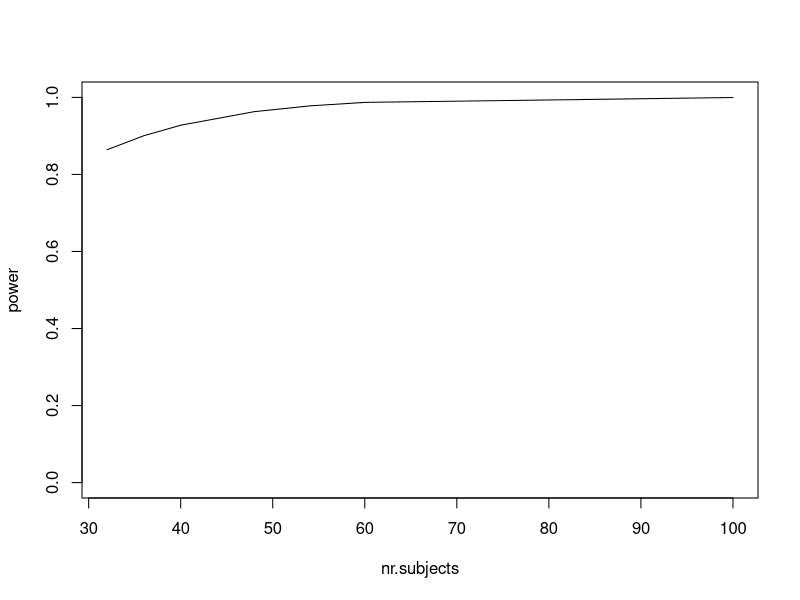
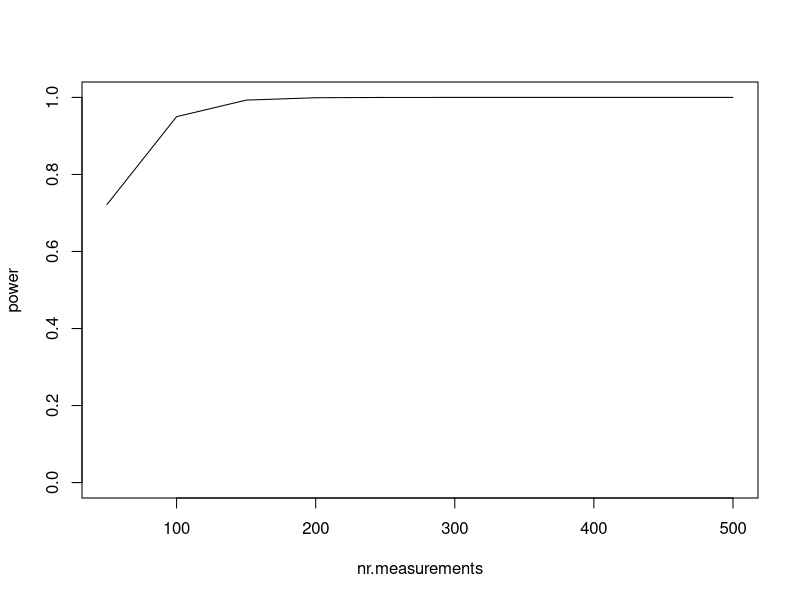

Generate these figures, in order, with R:
 # code from Moerbeek

nr.cohorts <- 4 ### number of cohorts
var.e <- 5 ### variance random error
D <- matrix(0, 2, 2) ### covariance matrix
D[1, 1] <- 1 ### variance random intercept
D[2, 2] <- 1 ### variance random slope
D[1, 2] <- -0.1 ### covariance random intercept and slope
D[2, 1] <- -0.1
delta <- 1.0 ### standardized effect size

age1 <- c(9, 10, 11) ### age stages of measurement cohort 1
age2 <- c(10, 11, 12) ### age stages of measurement cohort 2
age3 <- c(11, 12, 13) ### age stages of measurement cohort 3
age4 <- c(12, 13, 14) ### age stages of measurement cohort 4

X1 <- cbind(rep(1,length(age1)),age1) ### design matrix fixed part cohort 1
Z1 <- X1 ### design matrix random part cohort 1
X2 <- cbind(rep(1,length(age2)),age2) ### design matrix fixed part cohort 2
Z2 <- X2 ### design matrix random part cohort 2
X3 <- cbind(rep(1,length(age3)),age3) ### design matrix fixed part cohort 3
Z3 <- X3 ### design matrix random part cohort 3
X4 <- cbind(rep(1,length(age4)),age4) ### design matrix fixed part cohort 4
Z4 <- X4 ### design matrix random part cohort 4

I1 <- diag(length(age1))
V1 <- Z1 %*% D %*% t(Z1) + var.e * I1 ### covariance matrix of responses cohort 1
I2 <- diag(length(age2))
V2 <- Z2 %*% D %*% t(Z2) + var.e * I2 ### covariance matrix of responses cohort 2
I3 <- diag(length(age3)) 
V3 <- Z3 %*% D %*% t(Z3) + var.e * I3 ### covariance matrix of responses cohort 3
I4 <- diag(length(age4)) 
V4 <- Z4 %*% D %*% t(Z4) + var.e * I4 ### covariance matrix of responses cohort 4

### calculate and plot power as a function of the total number of subjects
plot.new()
nr.subjects <- c(32, 36, 40, 48, 54, 60, 100)
power <- rep(0, length(nr.subjects))
for(ii in 1:length(nr.subjects)) {
  XVX <- ((t(X1) %*% solve(V1) %*% X1 + t(X2) %*%solve(V2) %*% X2
    + t(X3) %*% solve(V3) %*% X3 + t(X4) %*% solve(V4) %*% X4) * nr.subjects[ii])/nr.cohorts
  var.beta <- solve(XVX)
  power[ii] <- pnorm((delta * sqrt(D[2, 2]))/sqrt(var.beta[2, 2])- qnorm(0.975))
}
plot(nr.subjects, power, type = "l", ylim=c(0,1))
temp <- cbind(nr.subjects,power)
print(temp)

### calculate and plot power as a function of the total number of measurements
nr.measurements <- c(50, 100, 150, 200, 250, 300, 350, 400, 450, 500)
nr.subjects <- nr.measurements/(length(c(age1, age2, age3))/nr.cohorts)
power <- rep(0, length(nr.measurements))
for(ii in 1:length(nr.measurements)) {
  XVX <- ((t(X1) %*% solve(V1) %*% X1 + t(X2) %*%solve(V2) %*% X2
  + t(X3) %*% solve(V3) %*% X3 + t(X4) %*% solve(V4) %*% X4) * nr.subjects[ii])/nr.cohorts
  var.beta <- solve(XVX)
  power[ii] <- pnorm((delta  * sqrt(D[2, 2]))/sqrt(var.beta[2, 2])- qnorm(0.975))
}
plot(nr.measurements, power, type = "l", ylim=c(0,1))
